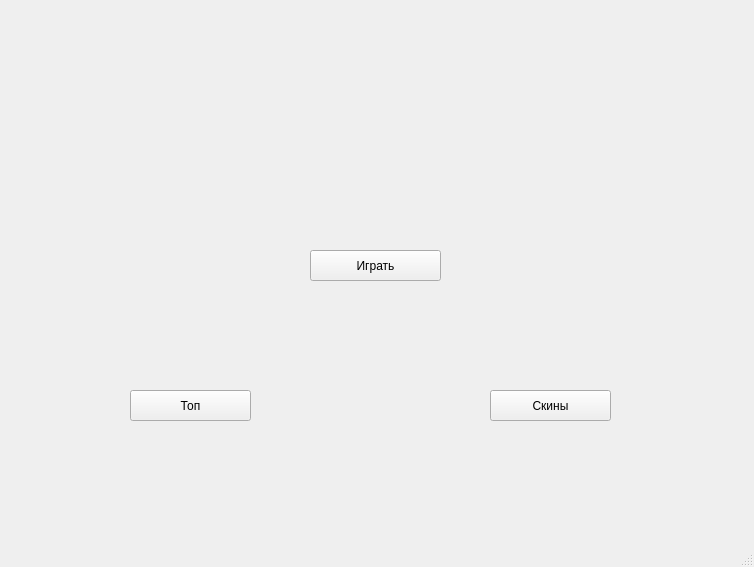
<?xml version="1.0" encoding="UTF-8"?>
<ui version="4.0">
 <class>MainWindow</class>
 <widget class="QMainWindow" name="MainWindow">
  <property name="geometry">
   <rect>
    <x>0</x>
    <y>0</y>
    <width>754</width>
    <height>567</height>
   </rect>
  </property>
  <property name="windowTitle">
   <string>MainWindow</string>
  </property>
  <widget class="QWidget" name="centralwidget">
   <widget class="QPushButton" name="playButton">
    <property name="geometry">
     <rect>
      <x>310</x>
      <y>250</y>
      <width>131</width>
      <height>31</height>
     </rect>
    </property>
    <property name="text">
     <string>Играть</string>
    </property>
   </widget>
   <widget class="QLabel" name="levelLabel">
    <property name="geometry">
     <rect>
      <x>520</x>
      <y>110</y>
      <width>131</width>
      <height>31</height>
     </rect>
    </property>
    <property name="text">
     <string/>
    </property>
   </widget>
   <widget class="QLabel" name="coinsLabel">
    <property name="geometry">
     <rect>
      <x>120</x>
      <y>110</y>
      <width>131</width>
      <height>31</height>
     </rect>
    </property>
    <property name="text">
     <string/>
    </property>
   </widget>
   <widget class="QPushButton" name="topButton">
    <property name="geometry">
     <rect>
      <x>130</x>
      <y>390</y>
      <width>121</width>
      <height>31</height>
     </rect>
    </property>
    <property name="text">
     <string>Топ</string>
    </property>
   </widget>
   <widget class="QPushButton" name="skinButton">
    <property name="geometry">
     <rect>
      <x>490</x>
      <y>390</y>
      <width>121</width>
      <height>31</height>
     </rect>
    </property>
    <property name="text">
     <string>Скины</string>
    </property>
   </widget>
  </widget>
  <widget class="QMenuBar" name="menubar">
   <property name="geometry">
    <rect>
     <x>0</x>
     <y>0</y>
     <width>754</width>
     <height>21</height>
    </rect>
   </property>
  </widget>
  <widget class="QStatusBar" name="statusbar"/>
 </widget>
 <resources/>
 <connections/>
</ui>
